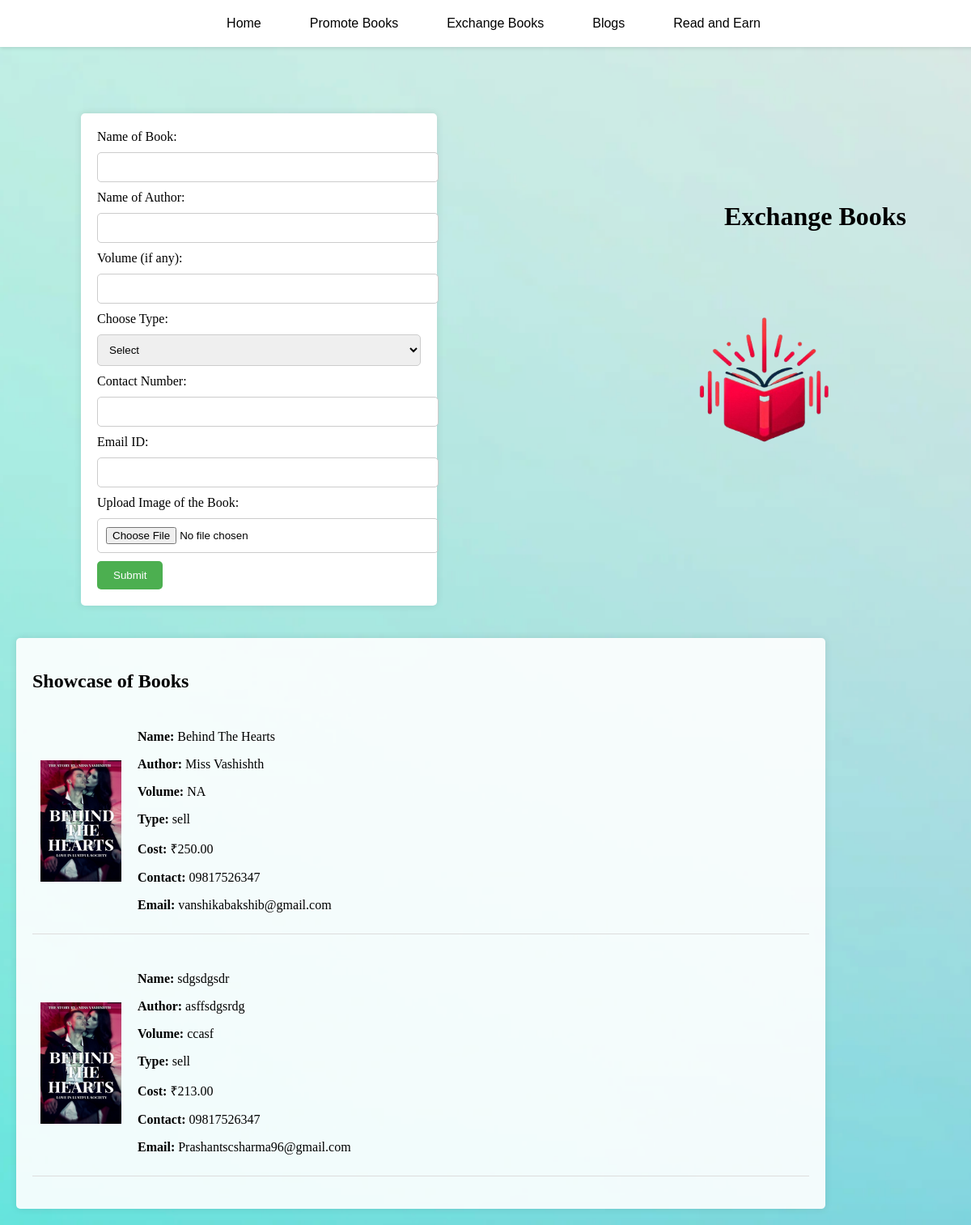
/exchange/ (signed in), run on the app's committed database.
### RR/models.py (models this page shows, shortened)
class Book(models.Model):
    name = models.CharField(max_length=200)
    author = models.CharField(max_length=200)
    volume = models.CharField(max_length=100, blank=True, null=True)
    type = models.CharField(max_length=50)
    exchange_books = models.TextField(blank=True, null=True)
    cost = models.DecimalField(max_digits=10, decimal_places=2, blank=True, null=True)
    contact = models.CharField(max_length=15)
    email = models.EmailField()
    image = models.ImageField(upload_to='book_images/')

### RR/views.py (the view, shortened to what this page needs)
# urls.py: path('exchange/', exchange_view, name='exchange'),
@login_required
def exchange_view(request):
    books = Book.objects.all()
    return render(request, 'RR/exchange.html', {'books': books})

### RR/templates/RR/exchange.html (shortened to what this page needs)
{% load static %}
<!DOCTYPE html>
<html lang="en">
<head>
</head>
<body>
    <div class="navbar">
        <button onclick="location.href='{% url 'user_dashboard' %}'">Home</button>
        <button onclick="location.href='{% url 'promote' %}'">Promote Books</button>
        <button onclick="location.href='{% url 'exchange' %}'">Exchange Books</button>
        <button onclick="location.href='{% url 'blogs' %}'">Blogs</button>
        <button onclick="location.href='{% url 'read_and_earn' %}'">Read and Earn</button>
    </div>
    <div class="container">
        <div class="form-container">
            <form method="POST" enctype="multipart/form-data">
                <label for="bookName">Name of Book:</label>
                <input type="text" id="bookName" name="bookName" required>
                <label for="authorName">Name of Author:</label>
                <input type="text" id="authorName" name="authorName" required>
                <label for="volume">Volume (if any):</label>
                <input type="text" id="volume" name="volume">
                <label for="type">Choose Type:</label>
                <select id="type" name="type" onchange="showFields(this.value)" required>
                    <option value="">Select</option>
                </select>
                <label for="contactNumber">Contact Number:</label>
                <input type="tel" id="contactNumber" name="contactNumber" required>
                <label for="email">Email ID:</label>
                <input type="email" id="email" name="email" required>
                <label for="bookImage">Upload Image of the Book:</label>
                <input type="file" id="bookImage" name="bookImage" accept="image/*" required>
                <button type="submit">Submit</button>
            </form>
        </div>
        <div class="title-container">
            <h1>Exchange Books</h1>
            <img src="{% static 'RR/images/Logo.png' %}" alt="Logo">
        </div>
    </div>
    <div class="showcase-container">
        <h2>Showcase of Books</h2>
        {% for book in books %}
        <div class="showcase-item">
            <img src="{{ book.image.url }}" alt="Book Image">
            <div>
                <p><strong>Name:</strong> {{ book.name }}</p>
                <p><strong>Author:</strong> {{ book.author }}</p>
                <p><strong>Volume:</strong> {{ book.volume }}</p>
                <p><strong>Type:</strong> {{ book.type }}</p>
                {% if book.type == "exchange" %}
                <p><strong>Books for Exchange:</strong> {{ book.exchange_books }}</p>
                {% elif book.type == "sell" %}
                <p><strong>Cost:</strong> ₹{{ book.cost }}</p>
                {% endif %}
                <p><strong>Contact:</strong> {{ book.contact }}</p>
                <p><strong>Email:</strong> {{ book.email }}</p>
            </div>
        </div>
        {% endfor %}
    </div>
</body>
</html>

### data on the page
Book: image (picture), name "Behind The Hearts", author "Miss Vashishth", volume "NA", type "sell", cost "250.00", contact "09817526347", email "vanshikabakshib@gmail.com"
Book: image (picture), name "sdgsdgsdr", author "asffsdgsrdg", volume "ccasf", type "sell", cost "213.00", contact "09817526347", email "Prashantscsharma96@gmail.com"
